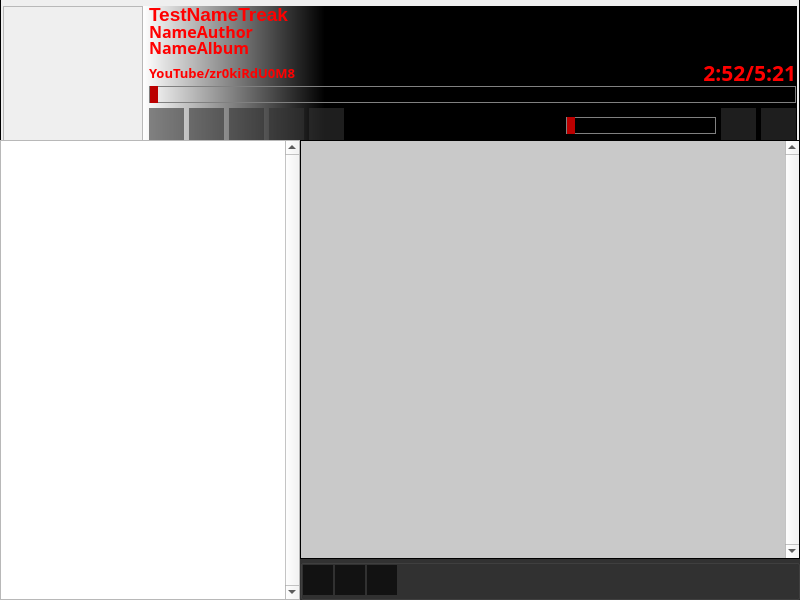
<?xml version="1.0" encoding="UTF-8"?>
<ui version="4.0">
 <class>MainWindow</class>
 <widget class="QMainWindow" name="MainWindow">
  <property name="windowModality">
   <enum>Qt::NonModal</enum>
  </property>
  <property name="geometry">
   <rect>
    <x>0</x>
    <y>0</y>
    <width>800</width>
    <height>600</height>
   </rect>
  </property>
  <property name="windowTitle">
   <string>MSMP Stream</string>
  </property>
  <property name="windowIcon">
   <iconset>
    <normaloff>icon.png</normaloff>icon.png</iconset>
  </property>
  <property name="layoutDirection">
   <enum>Qt::LeftToRight</enum>
  </property>
  <property name="styleSheet">
   <string notr="true">QMainWindown{
  background-color: rgb(0, 0, 0,255);
 color: rgb(0, 0, 0);
}
</string>
  </property>
  <property name="locale">
   <locale language="Russian" country="Belarus"/>
  </property>
  <property name="animated">
   <bool>true</bool>
  </property>
  <property name="documentMode">
   <bool>false</bool>
  </property>
  <property name="unifiedTitleAndToolBarOnMac">
   <bool>false</bool>
  </property>
  <widget class="QWidget" name="centralwidget">
   <property name="enabled">
    <bool>true</bool>
   </property>
   <property name="mouseTracking">
    <bool>true</bool>
   </property>
   <property name="tabletTracking">
    <bool>false</bool>
   </property>
   <property name="autoFillBackground">
    <bool>false</bool>
   </property>
   <property name="styleSheet">
    <string notr="true">QWidget{
  background-color: rgb(0, 0, 0,0.1);


}

QMainWindow &gt; QWidget {
    border-image : url(img/bg.png);
    background-color: rgb(0, 0, 0,255);

   /* background-image: url(img/Missing_Texture2.png); 0 0 0 0 stretch stretch;;*/
    background-size: 10px auto;
    background-attachment: fixed;
    /*background-repeat: no-repeat;*/
}
</string>
   </property>
   <layout class="QVBoxLayout" name="verticalLayout">
    <property name="spacing">
     <number>0</number>
    </property>
    <property name="leftMargin">
     <number>0</number>
    </property>
    <property name="topMargin">
     <number>0</number>
    </property>
    <property name="rightMargin">
     <number>0</number>
    </property>
    <property name="bottomMargin">
     <number>0</number>
    </property>
    <item>
     <widget class="QGroupBox" name="PlayerBox">
      <property name="minimumSize">
       <size>
        <width>0</width>
        <height>140</height>
       </size>
      </property>
      <property name="maximumSize">
       <size>
        <width>16777215</width>
        <height>140</height>
       </size>
      </property>
      <property name="styleSheet">
       <string notr="true">QGroupBox{
   border:1px solid;
   border-color:rgb(0,0,0);
   border-top:0; 
   border-bottom:0;
   backgorund-color:rgb(100, 100, 100,1);
}</string>
      </property>
      <layout class="QHBoxLayout" name="PlayerBoxFirk">
       <property name="spacing">
        <number>0</number>
       </property>
       <property name="leftMargin">
        <number>0</number>
       </property>
       <property name="topMargin">
        <number>0</number>
       </property>
       <property name="rightMargin">
        <number>0</number>
       </property>
       <property name="bottomMargin">
        <number>0</number>
       </property>
       <item>
        <widget class="QFrame" name="Visualframe">
         <property name="enabled">
          <bool>true</bool>
         </property>
         <property name="minimumSize">
          <size>
           <width>140</width>
           <height>140</height>
          </size>
         </property>
         <property name="maximumSize">
          <size>
           <width>140</width>
           <height>140</height>
          </size>
         </property>
         <property name="frameShape">
          <enum>QFrame::StyledPanel</enum>
         </property>
         <property name="frameShadow">
          <enum>QFrame::Raised</enum>
         </property>
         <widget class="QLabel" name="AlbumImg">
          <property name="geometry">
           <rect>
            <x>0</x>
            <y>0</y>
            <width>140</width>
            <height>140</height>
           </rect>
          </property>
          <property name="minimumSize">
           <size>
            <width>140</width>
            <height>140</height>
           </size>
          </property>
          <property name="maximumSize">
           <size>
            <width>140</width>
            <height>140</height>
           </size>
          </property>
          <property name="text">
           <string/>
          </property>
          <property name="pixmap">
           <pixmap>img/X9at37tsrY8AlbumImg.png</pixmap>
          </property>
          <property name="scaledContents">
           <bool>false</bool>
          </property>
          <property name="alignment">
           <set>Qt::AlignCenter</set>
          </property>
         </widget>
        </widget>
       </item>
       <item>
        <widget class="QGroupBox" name="ContorlPanel">
         <property name="minimumSize">
          <size>
           <width>0</width>
           <height>142</height>
          </size>
         </property>
         <property name="maximumSize">
          <size>
           <width>16777215</width>
           <height>142</height>
          </size>
         </property>
         <property name="styleSheet">
          <string notr="true">QGroupBox{
   background-color:qlineargradient(spread:pad, x1:0.278, y1:1, x2:0, y2:1, stop:0 rgba(0, 0, 0, 255), stop:1 rgba(255, 255, 255, 255));
   color:rgb(0,0,0);
   border:none;
   border-bottom: 1px solid;
}</string>
         </property>
         <layout class="QVBoxLayout" name="ControlPanelFirk">
          <property name="spacing">
           <number>0</number>
          </property>
          <property name="leftMargin">
           <number>0</number>
          </property>
          <property name="topMargin">
           <number>0</number>
          </property>
          <property name="rightMargin">
           <number>0</number>
          </property>
          <property name="bottomMargin">
           <number>0</number>
          </property>
          <item>
           <layout class="QHBoxLayout" name="horizontalLayout_3">
            <property name="spacing">
             <number>0</number>
            </property>
            <property name="leftMargin">
             <number>5</number>
            </property>
            <item>
             <layout class="QVBoxLayout" name="verticalLayout_3">
              <property name="spacing">
               <number>0</number>
              </property>
              <item>
               <widget class="QLabel" name="TreakName">
                <property name="sizePolicy">
                 <sizepolicy hsizetype="Ignored" vsizetype="Preferred">
                  <horstretch>1</horstretch>
                  <verstretch>0</verstretch>
                 </sizepolicy>
                </property>
                <property name="minimumSize">
                 <size>
                  <width>0</width>
                  <height>0</height>
                 </size>
                </property>
                <property name="maximumSize">
                 <size>
                  <width>16777215</width>
                  <height>16777215</height>
                 </size>
                </property>
                <property name="font">
                 <font>
                  <pointsize>14</pointsize>
                  <weight>75</weight>
                  <bold>true</bold>
                 </font>
                </property>
                <property name="styleSheet">
                 <string notr="true">QLabel{
background-color: rgba(0,0,0,0);
color:rgba(255, 0, 0)
}</string>
                </property>
                <property name="text">
                 <string>TestNameTreak</string>
                </property>
               </widget>
              </item>
              <item>
               <widget class="QLabel" name="AuthorName">
                <property name="sizePolicy">
                 <sizepolicy hsizetype="Ignored" vsizetype="Preferred">
                  <horstretch>1</horstretch>
                  <verstretch>0</verstretch>
                 </sizepolicy>
                </property>
                <property name="maximumSize">
                 <size>
                  <width>16777215</width>
                  <height>18</height>
                 </size>
                </property>
                <property name="font">
                 <font>
                  <family>Chicago</family>
                  <pointsize>12</pointsize>
                  <weight>75</weight>
                  <bold>true</bold>
                 </font>
                </property>
                <property name="styleSheet">
                 <string notr="true">QLabel{
background-color: rgba(0,0,0,0);
color:rgba(255, 0, 0)
}</string>
                </property>
                <property name="text">
                 <string>NameAuthor</string>
                </property>
               </widget>
              </item>
              <item>
               <widget class="QLabel" name="AlbumName">
                <property name="sizePolicy">
                 <sizepolicy hsizetype="Ignored" vsizetype="Preferred">
                  <horstretch>1</horstretch>
                  <verstretch>0</verstretch>
                 </sizepolicy>
                </property>
                <property name="maximumSize">
                 <size>
                  <width>16777215</width>
                  <height>15</height>
                 </size>
                </property>
                <property name="font">
                 <font>
                  <family>Chicago</family>
                  <pointsize>12</pointsize>
                  <weight>75</weight>
                  <bold>true</bold>
                 </font>
                </property>
                <property name="mouseTracking">
                 <bool>false</bool>
                </property>
                <property name="styleSheet">
                 <string notr="true">QLabel{
background-color: rgba(0,0,0,0);
color:rgba(255, 0, 0)
}</string>
                </property>
                <property name="text">
                 <string>NameAlbum</string>
                </property>
               </widget>
              </item>
             </layout>
            </item>
           </layout>
          </item>
          <item>
           <layout class="QVBoxLayout" name="verticalLayout_6">
            <property name="spacing">
             <number>0</number>
            </property>
            <property name="leftMargin">
             <number>5</number>
            </property>
            <property name="bottomMargin">
             <number>0</number>
            </property>
            <item>
             <layout class="QHBoxLayout" name="horizontalLayout_4">
              <property name="spacing">
               <number>0</number>
              </property>
              <property name="topMargin">
               <number>5</number>
              </property>
              <item>
               <widget class="QLabel" name="DataPath">
                <property name="font">
                 <font>
                  <family>Chicago</family>
                  <pointsize>10</pointsize>
                  <weight>75</weight>
                  <bold>true</bold>
                 </font>
                </property>
                <property name="styleSheet">
                 <string notr="true">QLabel{
background-color: rgba(0,0,0,0);
color:rgba(255, 0, 0)
}</string>
                </property>
                <property name="text">
                 <string>YouTube/zr0kiRdU0M8</string>
                </property>
               </widget>
              </item>
              <item>
               <spacer name="horizontalSpacer_4">
                <property name="orientation">
                 <enum>Qt::Horizontal</enum>
                </property>
                <property name="sizeHint" stdset="0">
                 <size>
                  <width>40</width>
                  <height>20</height>
                 </size>
                </property>
               </spacer>
              </item>
              <item>
               <widget class="QLabel" name="TimePlayCounter">
                <property name="font">
                 <font>
                  <family>Chicago</family>
                  <pointsize>16</pointsize>
                  <weight>75</weight>
                  <bold>true</bold>
                 </font>
                </property>
                <property name="styleSheet">
                 <string notr="true">QLabel{
background-color: rgba(0,0,0,0);
color:rgba(255, 0, 0)
}</string>
                </property>
                <property name="text">
                 <string>2:52/5:21</string>
                </property>
                <property name="alignment">
                 <set>Qt::AlignRight|Qt::AlignTrailing|Qt::AlignVCenter</set>
                </property>
               </widget>
              </item>
             </layout>
            </item>
            <item>
             <widget class="QSlider" name="ProgressBarTreakSlider">
              <property name="autoFillBackground">
               <bool>false</bool>
              </property>
              <property name="styleSheet">
               <string notr="true">
QSlider{
background-color: rgba(0,0,0,0);
border: 1px solid;
 border-color:rgb(128, 128, 128);
}
/*
QSlider::groove:horizontal {
    border: 1px solid;
    height: 22px;
    margin: 0px;
    border-color:rgb(128, 128, 128);
    }
QSlider::handle:horizontal {
    background-color: white;
    height: 40px;
    width: 5px;
    margin: -15px 0px;
   
    }
*/

QSlider{
            }
            QSlider::groove:horizontal {  
                 height: 22px;
                margin: 0px;
                border-radius: 0px;
                background: rgba(0,0,0,0);
            }
            QSlider::handle:horizontal {
                background: #b00;
                width: 8px;
                border-radius: 0px;
            }
            QSlider::sub-page:qlineargradient {
                background: #fff;
                border-radius: 0px;
            }</string>
              </property>
              <property name="maximum">
               <number>1000</number>
              </property>
              <property name="singleStep">
               <number>300</number>
              </property>
              <property name="orientation">
               <enum>Qt::Horizontal</enum>
              </property>
             </widget>
            </item>
           </layout>
          </item>
          <item>
           <layout class="QHBoxLayout" name="horizontalLayout_2">
            <property name="spacing">
             <number>5</number>
            </property>
            <property name="leftMargin">
             <number>5</number>
            </property>
            <property name="topMargin">
             <number>5</number>
            </property>
            <property name="bottomMargin">
             <number>5</number>
            </property>
            <item>
             <widget class="QPushButton" name="PreviousTreakButton">
              <property name="minimumSize">
               <size>
                <width>35</width>
                <height>35</height>
               </size>
              </property>
              <property name="maximumSize">
               <size>
                <width>35</width>
                <height>35</height>
               </size>
              </property>
              <property name="styleSheet">
               <string notr="true">QPushButton{
  background-color: rgb(50, 50, 50,0.6);
  border: none;
}
QPushButton:hover{
  background-color: rgb(100,100, 100);
  border: none;
}

QPushButton:pressed{
  background-color: rgb(200,200, 200);
  border: none;

}</string>
              </property>
              <property name="text">
               <string/>
              </property>
              <property name="icon">
               <iconset>
                <normaloff>img/previous.png</normaloff>img/previous.png</iconset>
              </property>
              <property name="iconSize">
               <size>
                <width>30</width>
                <height>30</height>
               </size>
              </property>
             </widget>
            </item>
            <item>
             <widget class="QPushButton" name="PlayButton">
              <property name="minimumSize">
               <size>
                <width>35</width>
                <height>35</height>
               </size>
              </property>
              <property name="maximumSize">
               <size>
                <width>35</width>
                <height>35</height>
               </size>
              </property>
              <property name="styleSheet">
               <string notr="true">QPushButton{
  background-color: rgb(50, 50, 50,0.6);
  border: none;
}
QPushButton:hover{
  background-color: rgb(100,100, 100);
  border: none;
}

QPushButton:pressed{
  background-color: rgb(200,200, 200);
  border: none;

}</string>
              </property>
              <property name="text">
               <string/>
              </property>
              <property name="icon">
               <iconset>
                <normaloff>img/play.png</normaloff>img/play.png</iconset>
              </property>
              <property name="iconSize">
               <size>
                <width>30</width>
                <height>30</height>
               </size>
              </property>
             </widget>
            </item>
            <item>
             <widget class="QPushButton" name="NextTreakButton">
              <property name="minimumSize">
               <size>
                <width>35</width>
                <height>35</height>
               </size>
              </property>
              <property name="maximumSize">
               <size>
                <width>35</width>
                <height>35</height>
               </size>
              </property>
              <property name="styleSheet">
               <string notr="true">QPushButton{
  background-color: rgb(50, 50, 50,0.6);
  border: none;
}
QPushButton:hover{
  background-color: rgb(100,100, 100);
  border: none;
}

QPushButton:pressed{
  background-color: rgb(200,200, 200);
  border: none;

}</string>
              </property>
              <property name="text">
               <string/>
              </property>
              <property name="icon">
               <iconset>
                <normaloff>img/next.png</normaloff>img/next.png</iconset>
              </property>
              <property name="iconSize">
               <size>
                <width>30</width>
                <height>30</height>
               </size>
              </property>
             </widget>
            </item>
            <item>
             <widget class="QPushButton" name="PauseButton">
              <property name="minimumSize">
               <size>
                <width>35</width>
                <height>35</height>
               </size>
              </property>
              <property name="maximumSize">
               <size>
                <width>35</width>
                <height>35</height>
               </size>
              </property>
              <property name="styleSheet">
               <string notr="true">QPushButton{
  background-color: rgb(50, 50, 50,0.6);
  border: none;
}
QPushButton:hover{
  background-color: rgb(100,100, 100);
  border: none;
}

QPushButton:pressed{
  background-color: rgb(200,200, 200);
  border: none;

}</string>
              </property>
              <property name="text">
               <string/>
              </property>
              <property name="icon">
               <iconset>
                <normaloff>img/pause.png</normaloff>img/pause.png</iconset>
              </property>
              <property name="iconSize">
               <size>
                <width>30</width>
                <height>30</height>
               </size>
              </property>
             </widget>
            </item>
            <item>
             <widget class="QPushButton" name="StopButton">
              <property name="minimumSize">
               <size>
                <width>35</width>
                <height>35</height>
               </size>
              </property>
              <property name="maximumSize">
               <size>
                <width>35</width>
                <height>35</height>
               </size>
              </property>
              <property name="styleSheet">
               <string notr="true">QPushButton{
  background-color: rgb(50, 50, 50,0.6);
  border: none;
}
QPushButton:hover{
  background-color: rgb(100,100, 100);
  border: none;
}

QPushButton:pressed{
  background-color: rgb(200,200, 200);
  border: none;

}</string>
              </property>
              <property name="text">
               <string/>
              </property>
              <property name="icon">
               <iconset>
                <normaloff>img/stop.png</normaloff>img/stop.png</iconset>
              </property>
              <property name="iconSize">
               <size>
                <width>30</width>
                <height>30</height>
               </size>
              </property>
             </widget>
            </item>
            <item>
             <spacer name="horizontalSpacer_2">
              <property name="orientation">
               <enum>Qt::Horizontal</enum>
              </property>
              <property name="sizeHint" stdset="0">
               <size>
                <width>0</width>
                <height>0</height>
               </size>
              </property>
             </spacer>
            </item>
            <item>
             <widget class="QSlider" name="VolumeSlider">
              <property name="minimumSize">
               <size>
                <width>50</width>
                <height>0</height>
               </size>
              </property>
              <property name="maximumSize">
               <size>
                <width>150</width>
                <height>16777215</height>
               </size>
              </property>
              <property name="styleSheet">
               <string notr="true">
QSlider{
background-color: rgba(0,0,0,0);
border: 1px solid;
 border-color:rgb(128, 128, 128);
}
/*
QSlider::groove:horizontal {
    border: 1px solid;
    height: 22px;
    margin: 0px;
    border-color:rgb(128, 128, 128);
    }
QSlider::handle:horizontal {
    background-color: white;
    height: 40px;
    width: 5px;
    margin: -15px 0px;
   
    }
*/

QSlider{
            }
            QSlider::groove:horizontal {  
                 height: 22px;
                margin: 0px;
                border-radius: 0px;
                background: rgba(0,0,0,0);
            }
            QSlider::handle:horizontal {
                background: #b00;
                width: 8px;
                border-radius: 0px;
            }
            QSlider::sub-page:qlineargradient {
                background: #fff;
                border-radius: 0px;
            }</string>
              </property>
              <property name="orientation">
               <enum>Qt::Horizontal</enum>
              </property>
              <property name="tickPosition">
               <enum>QSlider::NoTicks</enum>
              </property>
             </widget>
            </item>
            <item>
             <widget class="QPushButton" name="PlayModeTreak">
              <property name="minimumSize">
               <size>
                <width>35</width>
                <height>35</height>
               </size>
              </property>
              <property name="maximumSize">
               <size>
                <width>35</width>
                <height>35</height>
               </size>
              </property>
              <property name="styleSheet">
               <string notr="true">QPushButton{
  background-color: rgb(50, 50, 50,0.6);
  border: none;
}
QPushButton:hover{
  background-color: rgb(100,100, 100);
  border: none;
}

QPushButton:pressed{
  background-color: rgb(200,200, 200);
  border: none;

}</string>
              </property>
              <property name="text">
               <string/>
              </property>
              <property name="icon">
               <iconset>
                <normaloff>img/nexttreak.png</normaloff>img/nexttreak.png</iconset>
              </property>
              <property name="iconSize">
               <size>
                <width>30</width>
                <height>30</height>
               </size>
              </property>
             </widget>
            </item>
            <item>
             <widget class="QPushButton" name="VisualMode">
              <property name="minimumSize">
               <size>
                <width>35</width>
                <height>35</height>
               </size>
              </property>
              <property name="maximumSize">
               <size>
                <width>35</width>
                <height>35</height>
               </size>
              </property>
              <property name="styleSheet">
               <string notr="true">QPushButton{
  background-color: rgb(50, 50, 50,0.6);
  border: none;
}
QPushButton:hover{
  background-color: rgb(100,100, 100);
  border: none;
}

QPushButton:pressed{
  background-color: rgb(200,200, 200);
  border: none;

}</string>
              </property>
              <property name="text">
               <string/>
              </property>
              <property name="icon">
               <iconset>
                <normaloff>img/Vizual.png</normaloff>img/Vizual.png</iconset>
              </property>
              <property name="iconSize">
               <size>
                <width>30</width>
                <height>30</height>
               </size>
              </property>
             </widget>
            </item>
           </layout>
          </item>
         </layout>
        </widget>
       </item>
      </layout>
     </widget>
    </item>
    <item>
     <widget class="QFrame" name="PlaylistBox">
      <property name="sizePolicy">
       <sizepolicy hsizetype="Preferred" vsizetype="Ignored">
        <horstretch>0</horstretch>
        <verstretch>0</verstretch>
       </sizepolicy>
      </property>
      <property name="frameShape">
       <enum>QFrame::NoFrame</enum>
      </property>
      <layout class="QHBoxLayout" name="PlaylistBoxFirk">
       <property name="spacing">
        <number>0</number>
       </property>
       <property name="leftMargin">
        <number>0</number>
       </property>
       <property name="topMargin">
        <number>0</number>
       </property>
       <property name="rightMargin">
        <number>0</number>
       </property>
       <property name="bottomMargin">
        <number>0</number>
       </property>
       <item>
        <widget class="QTreeView" name="PlaylistsView">
         <property name="enabled">
          <bool>true</bool>
         </property>
         <property name="sizePolicy">
          <sizepolicy hsizetype="Ignored" vsizetype="Ignored">
           <horstretch>1</horstretch>
           <verstretch>0</verstretch>
          </sizepolicy>
         </property>
         <property name="minimumSize">
          <size>
           <width>1</width>
           <height>0</height>
          </size>
         </property>
         <property name="maximumSize">
          <size>
           <width>500</width>
           <height>16777215</height>
          </size>
         </property>
         <property name="sizeIncrement">
          <size>
           <width>0</width>
           <height>0</height>
          </size>
         </property>
         <property name="mouseTracking">
          <bool>false</bool>
         </property>
         <property name="acceptDrops">
          <bool>false</bool>
         </property>
         <property name="styleSheet">
          <string notr="true">QTreeView{
color:rgb(255, 255, 255);

}

QTreeView::branch:has-siblings:!adjoins-item {
    border-image: url(img/stylesheet-vline.png) 0;
}

QTreeView::branch:has-siblings:adjoins-item {
    border-image: url(img/stylesheet-branch-more.png) 0;
}

QTreeView::branch:!has-children:!has-siblings:adjoins-item {
    border-image: url(img/stylesheet-branch-end.png) 0;
}

QTreeView::branch:has-children:!has-siblings:closed,
QTreeView::branch:closed:has-children:has-siblings {
        border-image: none;
        image: url(img/stylesheet-branch-closed.png);
}

QTreeView::branch:open:has-children:!has-siblings,
QTreeView::branch:open:has-children:has-siblings  {
        border-image: none;
        image: url(img/stylesheet-branch-open.png);
}</string>
         </property>
         <property name="verticalScrollBarPolicy">
          <enum>Qt::ScrollBarAlwaysOn</enum>
         </property>
         <property name="animated">
          <bool>true</bool>
         </property>
         <property name="headerHidden">
          <bool>true</bool>
         </property>
        </widget>
       </item>
       <item>
        <layout class="QVBoxLayout" name="verticalLayout_5">
         <property name="spacing">
          <number>0</number>
         </property>
         <property name="leftMargin">
          <number>0</number>
         </property>
         <item>
          <widget class="QListView" name="PlaylistView">
           <property name="minimumSize">
            <size>
             <width>500</width>
             <height>0</height>
            </size>
           </property>
           <property name="font">
            <font>
             <family>Chicago</family>
             <pointsize>10</pointsize>
             <weight>75</weight>
             <bold>true</bold>
            </font>
           </property>
           <property name="acceptDrops">
            <bool>false</bool>
           </property>
           <property name="styleSheet">
            <string notr="true">QListView{
  background-color: rgb(50, 50, 50,0.2);
  color:rgb(255, 255, 255);
  border: 1px solid;
}

QListView {
    show-decoration-selected: 1; /* make the selection span the entire width of the view */
}
/*
QListView::item:alternate {
    background: #EEEEEE;
}

QListView::item:selected {
    border: 1px solid #6a6ea9;
}

QListView::item:selected:!active {
    background: qlineargradient(x1: 0, y1: 0, x2: 0, y2: 1,
                                stop: 0 #ABAFE5, stop: 1 #8588B2);
}

QListView::item:selected:active {
    background: qlineargradient(x1: 0, y1: 0, x2: 0, y2: 1,
                                stop: 0 #6a6ea9, stop: 1 #888dd9);
}

QListView::item:hover {
    background: qlineargradient(x1: 0, y1: 0, x2: 0, y2: 1,
                                stop: 0 #FAFBFE, stop: 1 #DCDEF1);
}

*/
QListWidget {padding: 0px;}
QListWidget::item { margin: 0px; }</string>
           </property>
           <property name="verticalScrollBarPolicy">
            <enum>Qt::ScrollBarAlwaysOn</enum>
           </property>
           <property name="horizontalScrollBarPolicy">
            <enum>Qt::ScrollBarAlwaysOff</enum>
           </property>
           <property name="autoScrollMargin">
            <number>0</number>
           </property>
           <property name="editTriggers">
            <set>QAbstractItemView::NoEditTriggers</set>
           </property>
           <property name="dragEnabled">
            <bool>true</bool>
           </property>
           <property name="dragDropMode">
            <enum>QAbstractItemView::NoDragDrop</enum>
           </property>
           <property name="selectionMode">
            <enum>QAbstractItemView::ExtendedSelection</enum>
           </property>
           <property name="selectionBehavior">
            <enum>QAbstractItemView::SelectItems</enum>
           </property>
          </widget>
         </item>
         <item>
          <widget class="QGroupBox" name="PlaylistCommandBar">
           <property name="styleSheet">
            <string notr="true">QGroupBox{
   background-color:rgb(50, 50, 50);

}</string>
           </property>
           <layout class="QHBoxLayout" name="PlaylistCommandBarFirk">
            <property name="spacing">
             <number>2</number>
            </property>
            <property name="sizeConstraint">
             <enum>QLayout::SetDefaultConstraint</enum>
            </property>
            <property name="leftMargin">
             <number>0</number>
            </property>
            <property name="topMargin">
             <number>0</number>
            </property>
            <property name="rightMargin">
             <number>0</number>
            </property>
            <property name="bottomMargin">
             <number>2</number>
            </property>
            <item>
             <widget class="QPushButton" name="AddTreakPlaylist">
              <property name="minimumSize">
               <size>
                <width>30</width>
                <height>30</height>
               </size>
              </property>
              <property name="maximumSize">
               <size>
                <width>30</width>
                <height>30</height>
               </size>
              </property>
              <property name="autoFillBackground">
               <bool>false</bool>
              </property>
              <property name="styleSheet">
               <string notr="true">QPushButton{
  background-color: rgba(18, 18, 18);
  color: rgba(18, 18, 18,0);
  border: none;
}
QPushButton:hover{
  background-color: rgb(100,100, 100);
  color: rgb(100,100, 100);
  border: none;
}

QPushButton:pressed{
  background-color: rgb(200,200, 200);
  color:  rgb(200,200, 200);
  border: none;
}</string>
              </property>
              <property name="text">
               <string/>
              </property>
              <property name="icon">
               <iconset>
                <normaloff>img/add-open.png</normaloff>img/add-open.png</iconset>
              </property>
              <property name="iconSize">
               <size>
                <width>30</width>
                <height>30</height>
               </size>
              </property>
              <property name="shortcut">
               <string notr="true"/>
              </property>
             </widget>
            </item>
            <item>
             <widget class="QPushButton" name="RemoveTreakPlaylist">
              <property name="minimumSize">
               <size>
                <width>30</width>
                <height>30</height>
               </size>
              </property>
              <property name="maximumSize">
               <size>
                <width>30</width>
                <height>30</height>
               </size>
              </property>
              <property name="styleSheet">
               <string notr="true">QPushButton{
  background-color: rgb(18, 18, 18);
  color: rgba(18, 18, 18,0);
  border: none;
}
QPushButton:hover{
  background-color: rgb(100,100, 100);
  border: none;
}

QPushButton:pressed{
  background-color: rgb(200,200, 200);
  border: none;

}</string>
              </property>
              <property name="icon">
               <iconset>
                <normaloff>img/remove.png</normaloff>img/remove.png</iconset>
              </property>
              <property name="iconSize">
               <size>
                <width>30</width>
                <height>30</height>
               </size>
              </property>
              <property name="shortcut">
               <string notr="true"/>
              </property>
             </widget>
            </item>
            <item>
             <widget class="QPushButton" name="MenuPlaylist">
              <property name="minimumSize">
               <size>
                <width>30</width>
                <height>30</height>
               </size>
              </property>
              <property name="maximumSize">
               <size>
                <width>30</width>
                <height>30</height>
               </size>
              </property>
              <property name="styleSheet">
               <string notr="true">QPushButton{
  background-color: rgb(18, 18, 18);
  color: rgba(18, 18, 18,0);
  border: none;
}
QPushButton:hover{
  background-color: rgb(100,100, 100);
  border: none;
}

QPushButton:pressed{
  background-color: rgb(200,200, 200);
  border: none;

}</string>
              </property>
              <property name="text">
               <string/>
              </property>
              <property name="icon">
               <iconset>
                <normaloff>img/menuplaylist.png</normaloff>img/menuplaylist.png</iconset>
              </property>
              <property name="iconSize">
               <size>
                <width>30</width>
                <height>30</height>
               </size>
              </property>
              <property name="shortcut">
               <string notr="true"/>
              </property>
             </widget>
            </item>
            <item>
             <spacer name="horizontalSpacer_3">
              <property name="orientation">
               <enum>Qt::Horizontal</enum>
              </property>
              <property name="sizeType">
               <enum>QSizePolicy::Expanding</enum>
              </property>
              <property name="sizeHint" stdset="0">
               <size>
                <width>40</width>
                <height>20</height>
               </size>
              </property>
             </spacer>
            </item>
           </layout>
          </widget>
         </item>
        </layout>
       </item>
      </layout>
     </widget>
    </item>
   </layout>
  </widget>
  <widget class="QMenuBar" name="menuBar">
   <property name="geometry">
    <rect>
     <x>0</x>
     <y>0</y>
     <width>800</width>
     <height>30</height>
    </rect>
   </property>
  </widget>
 </widget>
 <resources/>
 <connections/>
</ui>
